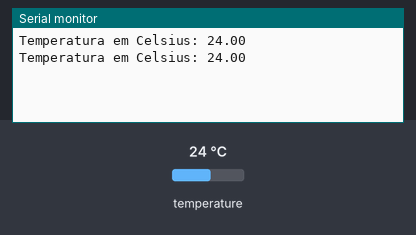
Bench run of a sketch on a simulated Arduino Uno, built with avr-gcc and run on an emulated ATmega328P. Shown: the last lines printed to the serial monitor. Inputs (shaded band) come from the test bench; at power-on: temperature 24 °C.

Above: at 2.4 s.
2.5 s: temperature set to 12 °C
At 3.0 s:
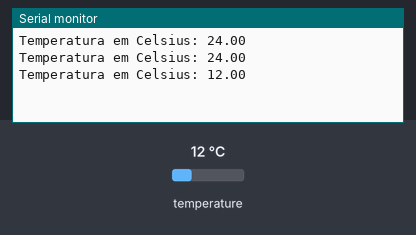
4.0 s: temperature set to 19 °C
At 4.9 s:
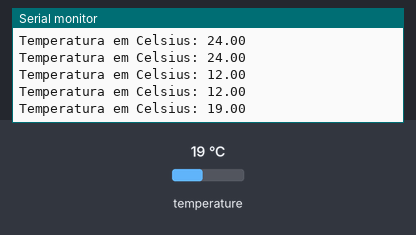
Timing chart, 0 to 7.0 s (numbered marks = the images above; inputs shaded):
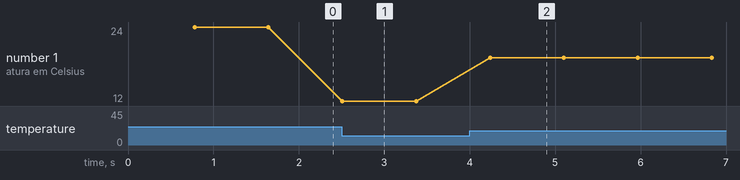

The sketch:

18b20.ino
```cpp
#include <OneWire.h>
#include <DallasTemperature.h>

OneWire oneWire(2); //pin 2 utilizado para o pino DQ
DallasTemperature sensors(&oneWire);

void setup() {
  sensors.begin();
  Serial.begin(9600);
}

void loop() {
  sensors.requestTemperatures();
  float tempC = sensors.getTempCByIndex(0);
  Serial.print("Temperatura em Celsius: ");
  Serial.println(tempC);
  delay(100);
}
```

Measured:
- after the input at 2.5 s, the serial monitor: prints a new line at once (image 1)
- after the input at 4.0 s, the serial monitor: prints a new line after 0.24 s (image 2)
- plotted number 1: 24 → 12 after the input at 2.5 s, 12 → 19 after the input at 4.0 s
